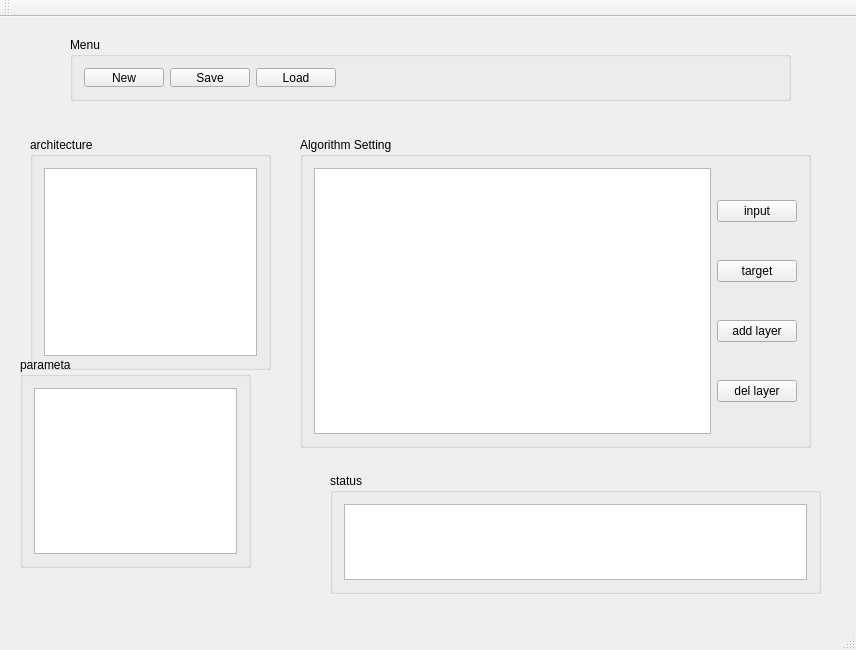
<?xml version="1.0" encoding="UTF-8"?>
<ui version="4.0">
 <class>MainWindow</class>
 <widget class="QMainWindow" name="MainWindow">
  <property name="geometry">
   <rect>
    <x>0</x>
    <y>0</y>
    <width>856</width>
    <height>650</height>
   </rect>
  </property>
  <property name="windowTitle">
   <string>MainWindow</string>
  </property>
  <widget class="QWidget" name="centralWidget">
   <widget class="QGroupBox" name="groupBox">
    <property name="geometry">
     <rect>
      <x>300</x>
      <y>120</y>
      <width>511</width>
      <height>311</height>
     </rect>
    </property>
    <property name="title">
     <string>Algorithm Setting</string>
    </property>
    <layout class="QHBoxLayout" name="horizontalLayout">
     <item>
      <widget class="QTableWidget" name="tableWidget"/>
     </item>
     <item>
      <layout class="QVBoxLayout" name="verticalLayout_3">
       <item>
        <widget class="QPushButton" name="pushButton">
         <property name="text">
          <string>input</string>
         </property>
        </widget>
       </item>
       <item>
        <widget class="QPushButton" name="pushButton_2">
         <property name="text">
          <string>target</string>
         </property>
        </widget>
       </item>
       <item>
        <widget class="QPushButton" name="pushButton_3">
         <property name="text">
          <string>add layer</string>
         </property>
        </widget>
       </item>
       <item>
        <widget class="QPushButton" name="pushButton_4">
         <property name="text">
          <string>del layer</string>
         </property>
        </widget>
       </item>
      </layout>
     </item>
    </layout>
   </widget>
   <widget class="QGroupBox" name="groupBox_2">
    <property name="geometry">
     <rect>
      <x>330</x>
      <y>456</y>
      <width>491</width>
      <height>121</height>
     </rect>
    </property>
    <property name="title">
     <string>status</string>
    </property>
    <layout class="QVBoxLayout" name="verticalLayout_2">
     <item>
      <widget class="QTextBrowser" name="textBrowser"/>
     </item>
    </layout>
   </widget>
   <widget class="QGroupBox" name="groupBox_3">
    <property name="geometry">
     <rect>
      <x>70</x>
      <y>20</y>
      <width>721</width>
      <height>64</height>
     </rect>
    </property>
    <property name="title">
     <string>Menu</string>
    </property>
    <layout class="QHBoxLayout" name="horizontalLayout_3">
     <item>
      <widget class="QPushButton" name="pushButton_5">
       <property name="text">
        <string>New</string>
       </property>
      </widget>
     </item>
     <item>
      <widget class="QPushButton" name="pushButton_6">
       <property name="text">
        <string>Save</string>
       </property>
      </widget>
     </item>
     <item>
      <widget class="QPushButton" name="pushButton_7">
       <property name="text">
        <string>Load</string>
       </property>
      </widget>
     </item>
     <item>
      <spacer name="horizontalSpacer">
       <property name="orientation">
        <enum>Qt::Horizontal</enum>
       </property>
       <property name="sizeHint" stdset="0">
        <size>
         <width>436</width>
         <height>20</height>
        </size>
       </property>
      </spacer>
     </item>
    </layout>
   </widget>
   <widget class="QGroupBox" name="groupBox_4">
    <property name="geometry">
     <rect>
      <x>20</x>
      <y>340</y>
      <width>231</width>
      <height>211</height>
     </rect>
    </property>
    <property name="title">
     <string>parameta</string>
    </property>
    <layout class="QHBoxLayout" name="horizontalLayout_2">
     <item>
      <widget class="QTableWidget" name="tableWidget_2"/>
     </item>
    </layout>
   </widget>
   <widget class="QGroupBox" name="groupBox_5">
    <property name="geometry">
     <rect>
      <x>30</x>
      <y>120</y>
      <width>241</width>
      <height>233</height>
     </rect>
    </property>
    <property name="title">
     <string>architecture</string>
    </property>
    <layout class="QVBoxLayout" name="verticalLayout">
     <item>
      <widget class="QTreeView" name="treeView"/>
     </item>
    </layout>
   </widget>
  </widget>
  <widget class="QMenuBar" name="menuBar">
   <property name="geometry">
    <rect>
     <x>0</x>
     <y>0</y>
     <width>856</width>
     <height>21</height>
    </rect>
   </property>
  </widget>
  <widget class="QToolBar" name="mainToolBar">
   <attribute name="toolBarArea">
    <enum>TopToolBarArea</enum>
   </attribute>
   <attribute name="toolBarBreak">
    <bool>false</bool>
   </attribute>
  </widget>
  <widget class="QStatusBar" name="statusBar"/>
 </widget>
 <layoutdefault spacing="6" margin="11"/>
 <resources/>
 <connections/>
</ui>
